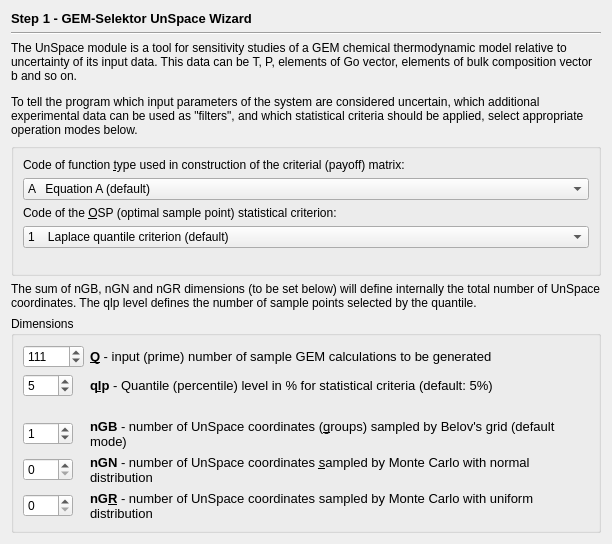
     <widget class="QWidget" name="page">
      <layout class="QGridLayout">
       <item row="0" column="0">
        <widget class="QLabel" name="pageName">
         <property name="sizePolicy">
          <sizepolicy hsizetype="Preferred" vsizetype="Fixed">
           <horstretch>0</horstretch>
           <verstretch>0</verstretch>
          </sizepolicy>
         </property>
         <property name="font">
          <font>
           <pointsize>10</pointsize>
           <weight>75</weight>
           <bold>true</bold>
          </font>
         </property>
         <property name="text">
          <string>Step 1 - GEM-Selektor UnSpace Wizard</string>
         </property>
        </widget>
       </item>
       <item row="1" column="0">
        <widget class="Line" name="line">
         <property name="orientation">
          <enum>Qt::Horizontal</enum>
         </property>
        </widget>
       </item>
       <item row="2" column="0">
        <widget class="QLabel" name="textLabel10">
         <property name="sizePolicy">
          <sizepolicy hsizetype="Preferred" vsizetype="Preferred">
           <horstretch>0</horstretch>
           <verstretch>0</verstretch>
          </sizepolicy>
         </property>
         <property name="frameShape">
          <enum>QFrame::NoFrame</enum>
         </property>
         <property name="frameShadow">
          <enum>QFrame::Plain</enum>
         </property>
         <property name="text">
          <string>&lt;p&gt;The UnSpace module is a tool for sensitivity studies of a GEM chemical thermodynamic model relative to uncertainty of its  input data. This data can be T, P, elements of Go vector, elements of bulk composition vector b and so on. &lt;/p&gt;
&lt;p&gt;To tell the program which input parameters of the system are considered uncertain, which additional experimental data can be used as &quot;filters&quot;, and which statistical criteria should be applied, select appropriate operation modes below.&lt;/p&gt;</string>
         </property>
         <property name="textFormat">
          <enum>Qt::AutoText</enum>
         </property>
         <property name="scaledContents">
          <bool>false</bool>
         </property>
         <property name="wordWrap">
          <bool>true</bool>
         </property>
         <property name="margin">
          <number>0</number>
         </property>
         <property name="openExternalLinks">
          <bool>false</bool>
         </property>
        </widget>
       </item>
       <item row="3" column="0">
        <widget class="QGroupBox" name="groupBox">
         <property name="title">
          <string/>
         </property>
         <layout class="QVBoxLayout">
          <item>
           <widget class="QLabel" name="AC_modeLabel_2">
            <property name="frameShape">
             <enum>QFrame::NoFrame</enum>
            </property>
            <property name="frameShadow">
             <enum>QFrame::Plain</enum>
            </property>
            <property name="text">
             <string>Code of function &amp;type used in construction of the criterial (payoff) matrix:</string>
            </property>
            <property name="alignment">
             <set>Qt::AlignBottom</set>
            </property>
            <property name="wordWrap">
             <bool>true</bool>
            </property>
            <property name="buddy">
             <cstring>p_Mode</cstring>
            </property>
           </widget>
          </item>
          <item>
           <widget class="QComboBox" name="p_Mode">
            <item>
             <property name="text">
              <string>A   Equation A (default)</string>
             </property>
            </item>
            <item>
             <property name="text">
              <string>B   Equation B</string>
             </property>
            </item>
            <item>
             <property name="text">
              <string>C    equation C</string>
             </property>
            </item>
            <item>
             <property name="text">
              <string>D   Equation D</string>
             </property>
            </item>
            <item>
             <property name="text">
              <string>E    Equation E</string>
             </property>
            </item>
            <item>
             <property name="text">
              <string>F    Equation F</string>
             </property>
            </item>
           </widget>
          </item>
          <item>
           <widget class="QLabel" name="DcEqModeLabel_2">
            <property name="frameShape">
             <enum>QFrame::NoFrame</enum>
            </property>
            <property name="frameShadow">
             <enum>QFrame::Plain</enum>
            </property>
            <property name="text">
             <string>Code of the &amp;OSP (optimal sample point) statistical criterion:</string>
            </property>
            <property name="alignment">
             <set>Qt::AlignBottom</set>
            </property>
            <property name="wordWrap">
             <bool>true</bool>
            </property>
            <property name="buddy">
             <cstring>p_St</cstring>
            </property>
           </widget>
          </item>
          <item>
           <widget class="QComboBox" name="p_St">
            <property name="currentIndex">
             <number>1</number>
            </property>
            <item>
             <property name="text">
              <string>0    Frequency statistics for phase association</string>
             </property>
            </item>
            <item>
             <property name="text">
              <string>1    Laplace quantile criterion (default) </string>
             </property>
            </item>
            <item>
             <property name="text">
              <string>2    Homeniuk quantile criterion </string>
             </property>
            </item>
            <item>
             <property name="text">
              <string>3    Laplace single-point criterion </string>
             </property>
            </item>
            <item>
             <property name="text">
              <string>4    Homeniuk single-point criterion</string>
             </property>
            </item>
            <item>
             <property name="text">
              <string>5    Hurwich criterion (reserved)</string>
             </property>
            </item>
           </widget>
          </item>
          <item>
           <spacer>
            <property name="orientation">
             <enum>Qt::Vertical</enum>
            </property>
            <property name="sizeType">
             <enum>QSizePolicy::Expanding</enum>
            </property>
            <property name="sizeHint" stdset="0">
             <size>
              <width>566</width>
              <height>16</height>
             </size>
            </property>
           </spacer>
          </item>
         </layout>
        </widget>
       </item>
       <item row="4" column="0">
        <widget class="QLabel" name="label_6">
         <property name="text">
          <string>The sum of nGB, nGN and nGR dimensions (to be set below) will define internally the total number of UnSpace coordinates. The qlp level defines the number of sample points selected by the quantile.</string>
         </property>
         <property name="wordWrap">
          <bool>true</bool>
         </property>
        </widget>
       </item>
       <item row="5" column="0">
        <widget class="QGroupBox" name="groupBox_7">
         <property name="title">
          <string>Dimensions</string>
         </property>
         <layout class="QGridLayout">
          <item row="0" column="0">
           <widget class="QSpinBox" name="pnQ">
            <property name="sizePolicy">
             <sizepolicy hsizetype="Fixed" vsizetype="Fixed">
              <horstretch>0</horstretch>
              <verstretch>0</verstretch>
             </sizepolicy>
            </property>
            <property name="minimumSize">
             <size>
              <width>50</width>
              <height>0</height>
             </size>
            </property>
            <property name="minimum">
             <number>1</number>
            </property>
            <property name="maximum">
             <number>10001</number>
            </property>
            <property name="value">
             <number>111</number>
            </property>
           </widget>
          </item>
          <item row="0" column="1">
           <widget class="QLabel" name="TextLabel1_4">
            <property name="frameShape">
             <enum>QFrame::NoFrame</enum>
            </property>
            <property name="frameShadow">
             <enum>QFrame::Plain</enum>
            </property>
            <property name="text">
             <string>&lt;html&gt;&lt;head&gt;&lt;meta name=&quot;qrichtext&quot; content=&quot;1&quot; /&gt;&lt;style type=&quot;text/css&quot;&gt;
p, li { white-space: pre-wrap; }
&lt;/style&gt;&lt;/head&gt;&lt;body style=&quot; font-family:'Sans Serif'; font-size:10pt; font-weight:400; font-style:normal;&quot;&gt;
&lt;p style=&quot; margin-top:0px; margin-bottom:0px; margin-left:0px; margin-right:0px; -qt-block-indent:0; text-indent:0px;&quot;&gt;&lt;span style=&quot; font-weight:600;&quot;&gt;&amp;amp;Q&lt;/span&gt; - input (prime) number of sample GEM calculations to be generated&lt;/p&gt;&lt;/body&gt;&lt;/html&gt;</string>
            </property>
            <property name="wordWrap">
             <bool>false</bool>
            </property>
            <property name="buddy">
             <cstring>pnQ</cstring>
            </property>
           </widget>
          </item>
          <item row="1" column="0">
           <widget class="QSpinBox" name="pnM">
            <property name="sizePolicy">
             <sizepolicy hsizetype="Fixed" vsizetype="Fixed">
              <horstretch>0</horstretch>
              <verstretch>0</verstretch>
             </sizepolicy>
            </property>
            <property name="minimumSize">
             <size>
              <width>50</width>
              <height>0</height>
             </size>
            </property>
            <property name="minimum">
             <number>1</number>
            </property>
            <property name="maximum">
             <number>99</number>
            </property>
            <property name="value">
             <number>5</number>
            </property>
           </widget>
          </item>
          <item row="1" column="1">
           <widget class="QLabel" name="TextLabel2_2">
            <property name="text">
             <string>&lt;html&gt;&lt;head&gt;&lt;meta name=&quot;qrichtext&quot; content=&quot;1&quot; /&gt;&lt;style type=&quot;text/css&quot;&gt;
p, li { white-space: pre-wrap; }
&lt;/style&gt;&lt;/head&gt;&lt;body style=&quot; font-family:'Sans Serif'; font-size:10pt; font-weight:400; font-style:normal;&quot;&gt;
&lt;p style=&quot; margin-top:0px; margin-bottom:0px; margin-left:0px; margin-right:0px; -qt-block-indent:0; text-indent:0px;&quot;&gt;&lt;span style=&quot; font-weight:600;&quot;&gt;q&amp;amp;lp&lt;/span&gt; - Quantile (percentile) level in % for statistical criteria (default: 5%)&lt;/p&gt;&lt;/body&gt;&lt;/html&gt;</string>
            </property>
            <property name="alignment">
             <set>Qt::AlignVCenter</set>
            </property>
            <property name="wordWrap">
             <bool>true</bool>
            </property>
            <property name="buddy">
             <cstring>pnM</cstring>
            </property>
           </widget>
          </item>
          <item row="2" column="1">
           <spacer>
            <property name="orientation">
             <enum>Qt::Vertical</enum>
            </property>
            <property name="sizeType">
             <enum>QSizePolicy::Expanding</enum>
            </property>
            <property name="sizeHint" stdset="0">
             <size>
              <width>20</width>
              <height>16</height>
             </size>
            </property>
           </spacer>
          </item>
          <item row="3" column="0">
           <widget class="QSpinBox" name="pnP">
            <property name="sizePolicy">
             <sizepolicy hsizetype="Fixed" vsizetype="Fixed">
              <horstretch>0</horstretch>
              <verstretch>0</verstretch>
             </sizepolicy>
            </property>
            <property name="minimumSize">
             <size>
              <width>50</width>
              <height>0</height>
             </size>
            </property>
            <property name="minimum">
             <number>0</number>
            </property>
            <property name="maximum">
             <number>100</number>
            </property>
            <property name="value">
             <number>1</number>
            </property>
           </widget>
          </item>
          <item row="3" column="1">
           <widget class="QLabel" name="TextLabel1_3">
            <property name="frameShape">
             <enum>QFrame::NoFrame</enum>
            </property>
            <property name="frameShadow">
             <enum>QFrame::Plain</enum>
            </property>
            <property name="text">
             <string>&lt;html&gt;&lt;head&gt;&lt;meta name=&quot;qrichtext&quot; content=&quot;1&quot; /&gt;&lt;style type=&quot;text/css&quot;&gt;
p, li { white-space: pre-wrap; }
&lt;/style&gt;&lt;/head&gt;&lt;body style=&quot; font-family:'Sans Serif'; font-size:10pt; font-weight:400; font-style:normal;&quot;&gt;
&lt;p style=&quot; margin-top:0px; margin-bottom:0px; margin-left:0px; margin-right:0px; -qt-block-indent:0; text-indent:0px;&quot;&gt;&lt;span style=&quot; font-weight:600;&quot;&gt;nGB&lt;/span&gt; - number of UnSpace coordinates (&amp;amp;groups) sampled by Belov's grid (default mode)&lt;/p&gt;&lt;/body&gt;&lt;/html&gt;</string>
            </property>
            <property name="alignment">
             <set>Qt::AlignVCenter</set>
            </property>
            <property name="wordWrap">
             <bool>true</bool>
            </property>
            <property name="buddy">
             <cstring>pnP</cstring>
            </property>
           </widget>
          </item>
          <item row="4" column="0">
           <widget class="QSpinBox" name="pLb">
            <property name="sizePolicy">
             <sizepolicy hsizetype="Fixed" vsizetype="Fixed">
              <horstretch>0</horstretch>
              <verstretch>0</verstretch>
             </sizepolicy>
            </property>
            <property name="minimumSize">
             <size>
              <width>50</width>
              <height>0</height>
             </size>
            </property>
            <property name="minimum">
             <number>0</number>
            </property>
            <property name="maximum">
             <number>100</number>
            </property>
           </widget>
          </item>
          <item row="4" column="1">
           <widget class="QLabel" name="TextLabel1_2_3">
            <property name="text">
             <string>&lt;html&gt;&lt;head&gt;&lt;meta name=&quot;qrichtext&quot; content=&quot;1&quot; /&gt;&lt;style type=&quot;text/css&quot;&gt;
p, li { white-space: pre-wrap; }
&lt;/style&gt;&lt;/head&gt;&lt;body style=&quot; font-family:'Sans Serif'; font-size:10pt; font-weight:400; font-style:normal;&quot;&gt;
&lt;p style=&quot; margin-top:0px; margin-bottom:0px; margin-left:0px; margin-right:0px; -qt-block-indent:0; text-indent:0px;&quot;&gt;&lt;span style=&quot; font-weight:600;&quot;&gt;nGN&lt;/span&gt; - number of UnSpace coordinates &amp;amp;sampled by Monte Carlo with normal distribution&lt;/p&gt;&lt;/body&gt;&lt;/html&gt;</string>
            </property>
            <property name="alignment">
             <set>Qt::AlignVCenter</set>
            </property>
            <property name="wordWrap">
             <bool>true</bool>
            </property>
            <property name="buddy">
             <cstring>pLb</cstring>
            </property>
           </widget>
          </item>
          <item row="5" column="0">
           <widget class="QSpinBox" name="pLb_2">
            <property name="sizePolicy">
             <sizepolicy hsizetype="Fixed" vsizetype="Fixed">
              <horstretch>0</horstretch>
              <verstretch>0</verstretch>
             </sizepolicy>
            </property>
            <property name="minimumSize">
             <size>
              <width>50</width>
              <height>0</height>
             </size>
            </property>
            <property name="minimum">
             <number>0</number>
            </property>
            <property name="maximum">
             <number>100</number>
            </property>
           </widget>
          </item>
          <item row="5" column="1">
           <widget class="QLabel" name="TextLabel1_2_2_3">
            <property name="text">
             <string>&lt;html&gt;&lt;head&gt;&lt;meta name=&quot;qrichtext&quot; content=&quot;1&quot; /&gt;&lt;style type=&quot;text/css&quot;&gt;
p, li { white-space: pre-wrap; }
&lt;/style&gt;&lt;/head&gt;&lt;body style=&quot; font-family:'Sans Serif'; font-size:10pt; font-weight:400; font-style:normal;&quot;&gt;
&lt;p style=&quot; margin-top:0px; margin-bottom:0px; margin-left:0px; margin-right:0px; -qt-block-indent:0; text-indent:0px;&quot;&gt;&lt;span style=&quot; font-weight:600;&quot;&gt;nG&amp;amp;R&lt;/span&gt; - number of UnSpace coordinates sampled by Monte Carlo with uniform distribution&lt;/p&gt;&lt;/body&gt;&lt;/html&gt;</string>
            </property>
            <property name="alignment">
             <set>Qt::AlignVCenter</set>
            </property>
            <property name="wordWrap">
             <bool>true</bool>
            </property>
            <property name="buddy">
             <cstring>pLb_2</cstring>
            </property>
           </widget>
          </item>
         </layout>
        </widget>
       </item>
      </layout>
     </widget>
